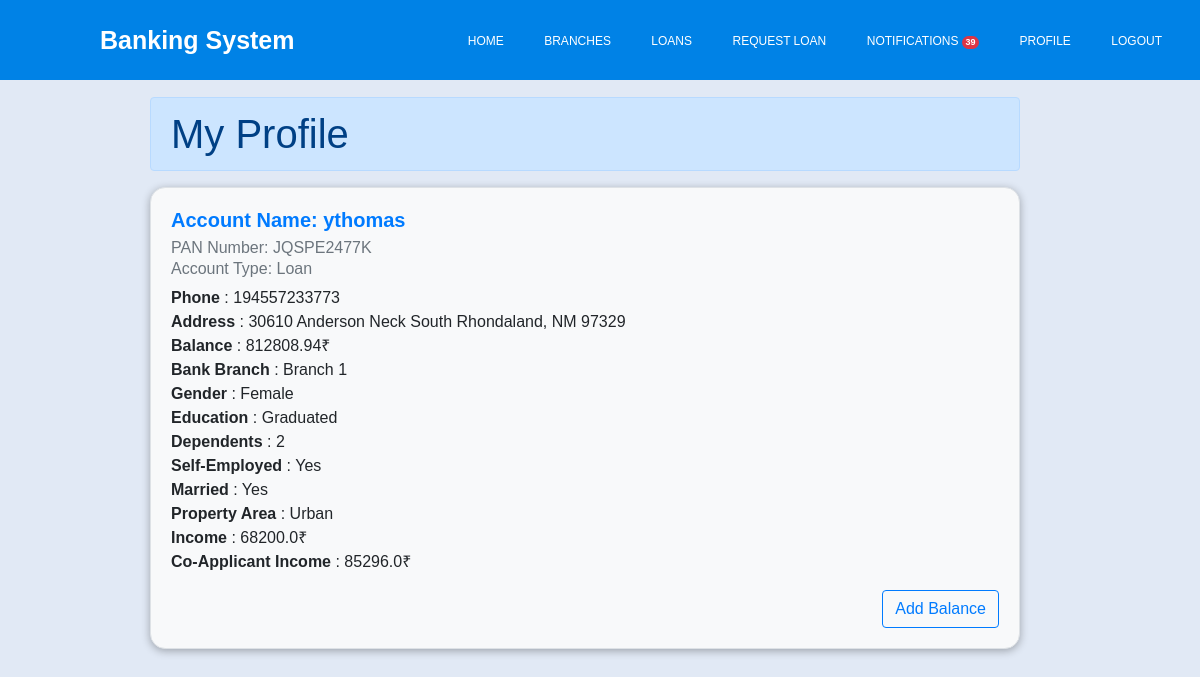
The page /my-profile (signed in) on the database its author committed.
### app_authentication/models.py (models this page shows, shortened)
class User(AbstractBaseUser, PermissionsMixin):
    account_name = models.CharField(max_length=30, unique=True)
    pan_number_regex = '^[A-Z]{3}P[A-Z][0-9]{4}K$'
    pan_number_validator = RegexValidator(pan_number_regex,'Account Number must be in the format ABCP1X1234K','invalid')
    pan_number = models.CharField(validators=[pan_number_validator],max_length=11,unique=True,null=False,blank=False)
    phone_regex = '^\+?1?\d{9,15}$'
    phone_validator = RegexValidator(phone_regex,'Phone number must be entered in the format: +999999999. Up to 15 digits allowed.','invalid')
    phone = models.CharField(validators=[phone_validator],max_length=17,null=True,blank=True)
    address = models.CharField(max_length=100, null=True, blank=True)
    is_active = models.BooleanField(default=True)
    is_staff = models.BooleanField(default=False)
    self_employed = models.CharField(max_length=3, choices=SELF_EMPLOYED_MARRIAGE_CHOICES,default=SELF_EMPLOYED_MARRIAGE_CHOICES[0])
    married = models.CharField(max_length=3, choices=SELF_EMPLOYED_MARRIAGE_CHOICES,default=SELF_EMPLOYED_MARRIAGE_CHOICES[0])
    gender = models.CharField(max_length=6, choices=GENDER_CHOICES,default=GENDER_CHOICES[0])
    dependents = models.IntegerField(choices=DEPENDENTS_CHOICES,default=DEPENDENTS_CHOICES[0])
    education = models.CharField(max_length=13, choices=EDUCATION_CHOICES,default=EDUCATION_CHOICES[0])
    applicant_income = models.FloatField()
    co_applicant_income = models.FloatField(blank=True,null=True)
    property_area = models.CharField(max_length=5,choices=PROPERTY_AREA_CHOICES,default=PROPERTY_AREA_CHOICES[0])
    USERNAME_FIELD = 'account_name'
    REQUIRED_FIELDS = ['pan_number',]
    objects = UserManager()

### bank_management/models.py (models this page shows, shortened)
class Account(models.Model):
    account_type = models.CharField(max_length=15, choices=ACCOUNT_TYPES)
    balance = models.DecimalField(max_digits=10, decimal_places=2,default=0)
    hold_by = models.ForeignKey(User, on_delete=models.CASCADE)
    branch = models.ForeignKey(Branch, on_delete=models.CASCADE)

class Branch(models.Model):
    name = models.CharField(max_length=100)
    address = models.CharField(max_length=200)
    code = models.CharField(max_length=10, unique=True)
    class Meta:
        verbose_name_plural = 'Branches'
    def __str__(self):
        return self.name

### bank_management/views.py (the view)
# urls.py: path("my-profile",my_profile,name='my-profile'),
@login_required
def my_profile(request):
    profile = request.user
    account = Account.objects.filter(hold_by=profile).first()
    context = {
        "account":account,
        "profile":profile,
    }
    return render(request,"my-profile.html",context)

### bank_management/context_processors.py (called while the page is built)
@login_required
def count_notifications(request):
    count_notifications = Notification.objects.filter(user=request.user,is_seen=False).count()
    return {"count_notifications":count_notifications}

### banking_system/templates/my-profile.html (shortened to what this page needs)
{% extends 'base.html' %} {% block content %}
<div class="row mt-2" style="width: 100%">
      <div class="col">
        <h1
          class="alert alert-primary"
          style="margin-right: 150px; margin-left: 150px"
        >
          My Profile
        </h1>
        <div
          class="card mt-2"
          style="
            background-color: #f8f9fa;
            border: 1px solid #dee2e6;
            border-radius: 0.95rem;
            box-shadow: 0 0.125rem 0.5rem rgba(0, 0, 0, 0.3);
            margin-left: 150px;
            margin-right: 150px;
          "
        >
          <div class="card-body">
            <h5
              class="card-title"
              style="color: #007bff; font-size: 1.25rem; font-weight: bold"
            >
              Account Name: {{profile.account_name}}
            </h5>
            <h6 class="card-subtitle mb-2 text-muted">
              PAN Number: {{profile.pan_number}}
            </h6>
            <h6 class="card-subtitle mb-2 text-muted">
              Account Type: {{account.get_account_type_display}}
            </h6>
            <p class="card-text">
              {% if profile.phone %} <b>Phone</b> : {{profile.phone}}
              <br />{% endif %} {% if profile.address %}
              <b>Address</b> : {{profile.address}} <br />{% endif %}
              <b>Balance</b> : {{account.balance}}&#8377; <br />
              <b>Bank Branch</b> : {{account.branch}} <br />
              <b>Gender</b> : {{user.get_gender_display}} <br />
              <b>Education</b> : {{user.get_education_display}} <br />
              <b>Dependents</b> : {{user.get_dependents_display}} <br />
              <b>Self-Employed</b> : {{user.get_self_employed_display}} <br />
              <b>Married</b> : {{user.get_married_display}} <br />
              <b>Property Area</b> : {{user.get_property_area_display}} <br />
              <b>Income</b> : {{user.applicant_income}}&#8377; <br />
              {% if user.co_applicant_income %}
              <b>Co-Applicant Income</b> : {{user.co_applicant_income}}&#8377;
              <br />{% endif %}
            </p>
            <button
              type="button"
              class="btn btn-outline-primary float-end"
              data-toggle="modal"
              data-target="#addBalanceModal"
            >
              Add Balance
            </button>
          </div>
        </div>
      </div>
    </div>
    {% endblock content %}

### banking_system/static/navbar.css (style rules this page uses)
* { margin: 0; padding: 0; text-decoration: none; list-style: none; box-sizing: border-box; }
body { font-family: sans-serif; }

### rows shown on the page
User: account_name "ythomas", pan_number "JQSPE2477K", phone "194557233773", address "30610 Anderson Neck South Rhondaland, NM 97329", gender "Female", education "Graduated", dependents "2", self_employed "Yes", married "Yes", property_area "Urban", applicant_income "68200.0", co_applicant_income "85296.0"
Account: account_type "Loan", balance "812808.94", branch "Branch 1"

### other values the page prints
{{ count_notifications }} "39"
